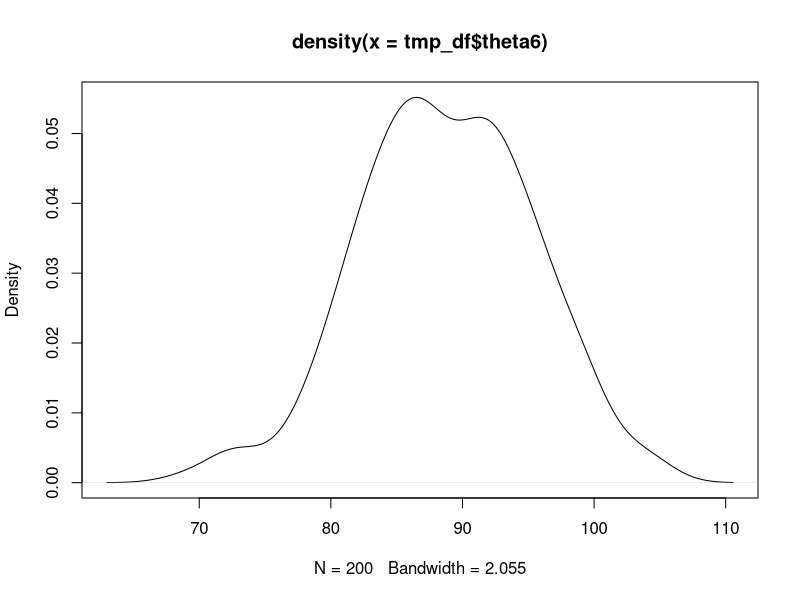
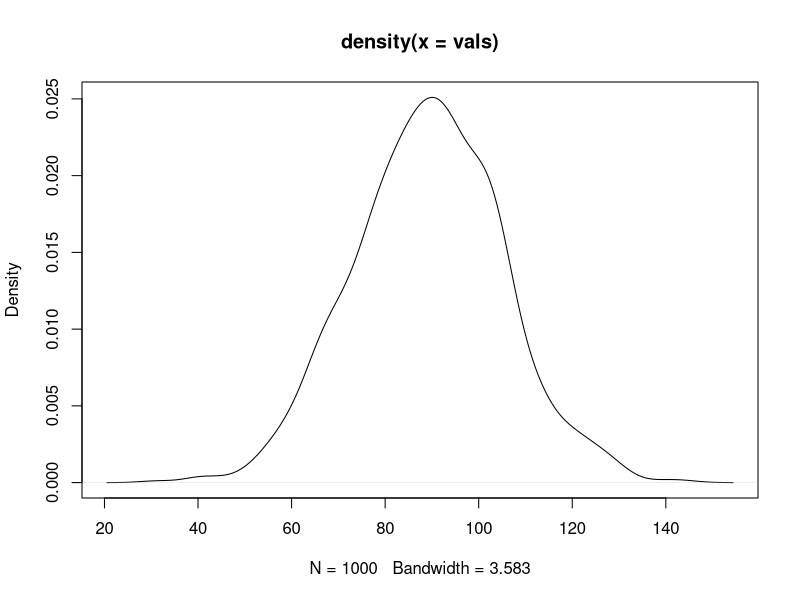
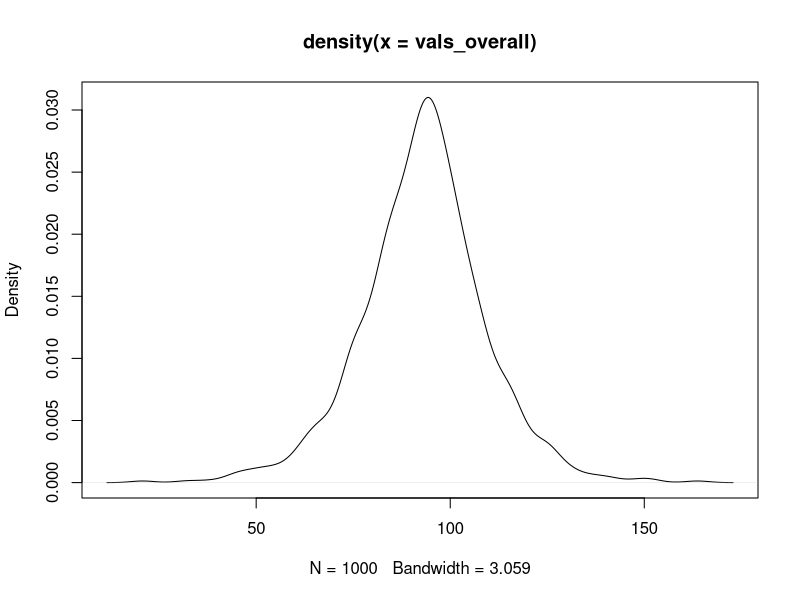

Here is the R script that generated these plots, in order:
## ---- chunk 1
knitr::opts_chunk$set(echo = TRUE)
## ---- chunk 2
ngroups <- 4
id <- rep(LETTERS[1:ngroups],c(4,6,6,8)) # gives vector of letters, based on # of letters in each group
y <- c(62,60,63,59,63,67,71,64,65,66,
     68,66,71,67,68,68,56,62,60,61,
     63,64,63,59)  

J <- length(unique(id)) # the number of groups
n <- length(y) # total number of observations across groups

set.seed(10)

# take 10 random samples from each of the ngroups
theta.f <- sapply(1:ngroups,function(x) sample(y[id==LETTERS[x]],1, replace=TRUE))
theta.f
# then get the average for each group
mu.f <- mean(theta.f)

# arriving at the posterior for tau hat -- EQN 11.17
tau.hat.2 <- function(theta) {
  mu <- mean(theta)
  tau.2 <- (1/(J-1) ) * sum((theta - mu)^2)
  return(tau.2)
} 

# getting tau from tau hat -- EQN 11.16
s.tau.post <- function(theta) {
  tau.2 <- tau.hat.2(theta) 
  tau.cond <- (J - 1) * (tau.2)/rchisq(1,J-1) # https://stackoverflow.com/questions/20480091/samples-from-scaled-inverse-chisquare-distribution
  return(tau.cond)
}

# getting an estimate for sigma hat^2 -- EQN 11.15
f.sigma.hat.2 <- function(theta) {
  sigma.hat.2 <- sapply(1:ngroups, function(x) (y[id==LETTERS[x]] - theta[x])^2)  
  sigma.hat.2 <- (1/n) * sum(unlist(sigma.hat.2))
  return(sigma.hat.2)
}

# getting posterior estimate for sigma^2 -- EQN 11.14
s.sigma.post <- function(theta) {
  sigma2.hat <- f.sigma.hat.2(theta) 
  sigma2.post <- (n) * (sigma2.hat)/rchisq(1,n)
  return(sigma2.post)
}

# getting estimate for mu hat -- EQN 11.13
mu.hat <- function(theta) {
  mean(theta)
} 

# getting estimate for mu -- EQN 11.12
s.mu <- function(theta,tau2) {
  mu.hat <- mu.hat(theta)
  rnorm(1,mu.hat,sqrt(tau2/J))
}

# EQN 11.10
theta.hat.j <- function(j,mu,sigma2,tau2) {
  y.bar.j <- mean(y[id==LETTERS[j]])
  n.j <- length(y[id==LETTERS[j]])
  ((1/tau2) * mu + (n.j/sigma2) * y.bar.j)/((1/tau2) + (n.j/sigma2))
} 

# EQN 11.11
V.theta.hat.j <- function(j,mu,sigma2,tau2) {
  n.j <- length(y[id==LETTERS[j]])
  1/((1/tau2) + (n.j/sigma2))
} 

# EQN 11.9
s.theta <- function(mu,sigma2,tau2) {
  theta <- NULL 
  for (j in 1:J) {
    t.hat <- theta.hat.j(j,mu,sigma2,tau2)   
    v.t.hat <- V.theta.hat.j(j,mu,sigma2,tau2)
    theta[j] <- rnorm(1,t.hat,sqrt(v.t.hat)) 
  }
  return(theta)
}

mcmc.gibbs <- function(chain) {
  res1 <- as.list(NULL) 
  sims <- 200
  param <- 7
  s.param <- matrix(NA, ncol = param, nrow = sims )
  colnames(s.param)<-  c("theta1", "theta2", "theta3", 
                         "theta4", "mu", "sigma2", "tau2")
  s.param[1,1:4]<- theta.f
  s.param[1,7]  <- s.tau.post(theta.f)
  s.param[1,6]  <- s.sigma.post(theta.f)
  s.param[1,5]  <- s.mu(theta.f,s.param[1,7])
   
  for (s in 2:sims) {
    s.param[s,1:4]<- s.theta(s.param[s-1,5],s.param[s-1,6],s.param[s-1,7])
    s.param[s,7]  <- s.tau.post(s.param[s,1:4])
    s.param[s,6]  <- s.sigma.post(s.param[s,1:4])
    s.param[s,5]  <- s.mu(s.param[s,1:4],s.param[s,7])
  }
  
  return(s.param)
}

s.param <- lapply(1, function(x) mcmc.gibbs(x))
s.param.1 <- s.param[[1]][1:200, ]

#Transform the variance in to sd.
s.param.1[,6:7] <- sqrt(s.param.1[,6:7] )

# apply quartiles over the columns
t(apply(s.param.1, 2, function(x) quantile(x, c(.025,.25,.5,.75,.975))))

## ---- chunk 3
ngroups <- 6
id <- rep(LETTERS[1:ngroups],c(5,5,5,5,5,5)) # gives vector of letters, based on # of letters in each group
y <- c(83, 92 ,92, 46, 67, 117, 109, 114, 104, 87, 101, 93, 92, 86, 67, 105, 119, 116, 102, 116, 79, 97, 103, 79, 92, 57, 92, 104, 77, 100)  

J <- length(unique(id)) # the number of groups
n <- length(y) # total number of observations across groups

set.seed(10)

# take 10 random samples from each of the ngroups
theta.f <- sapply(1:ngroups,function(x) sample(y[id==LETTERS[x]],1, replace=TRUE))
theta.f
# then get the average for each group
mu.f <- mean(theta.f)

# arriving at the posterior for tau hat -- EQN 11.17
tau.hat.2 <- function(theta) {
  mu <- mean(theta)
  tau.2 <- (1/(J-1) ) * sum((theta - mu)^2)
  return(tau.2)
} 

# getting tau from tau hat -- EQN 11.16
s.tau.post <- function(theta) {
  tau.2 <- tau.hat.2(theta) 
  tau.cond <- (J - 1) * (tau.2)/rchisq(1,J-1) # https://stackoverflow.com/questions/20480091/samples-from-scaled-inverse-chisquare-distribution
  return(tau.cond)
}

# getting an estimate for sigma hat^2 -- EQN 11.15
f.sigma.hat.2 <- function(theta) {
  sigma.hat.2 <- sapply(1:ngroups, function(x) (y[id==LETTERS[x]] - theta[x])^2)  
  sigma.hat.2 <- (1/n) * sum(unlist(sigma.hat.2))
  return(sigma.hat.2)
}

# getting posterior estimate for sigma^2 -- EQN 11.14
s.sigma.post <- function(theta) {
  sigma2.hat <- f.sigma.hat.2(theta) 
  sigma2.post <- (n) * (sigma2.hat)/rchisq(1,n)
  return(sigma2.post)
}

# getting estimate for mu hat -- EQN 11.13
mu.hat <- function(theta) {
  mean(theta)
} 

# getting estimate for mu -- EQN 11.12
s.mu <- function(theta,tau2) {
  mu.hat <- mu.hat(theta)
  rnorm(1,mu.hat,sqrt(tau2/J))
}

# EQN 11.10
theta.hat.j <- function(j,mu,sigma2,tau2) {
  y.bar.j <- mean(y[id==LETTERS[j]])
  n.j <- length(y[id==LETTERS[j]])
  ((1/tau2) * mu + (n.j/sigma2) * y.bar.j)/((1/tau2) + (n.j/sigma2))
} 

# EQN 11.11
V.theta.hat.j <- function(j,mu,sigma2,tau2) {
  n.j <- length(y[id==LETTERS[j]])
  1/((1/tau2) + (n.j/sigma2))
} 

# EQN 11.9
s.theta <- function(mu,sigma2,tau2) {
  theta <- NULL 
  for (j in 1:J) {
    t.hat <- theta.hat.j(j,mu,sigma2,tau2)   
    v.t.hat <- V.theta.hat.j(j,mu,sigma2,tau2)
    theta[j] <- rnorm(1,t.hat,sqrt(v.t.hat)) 
  }
  return(theta)
}

mcmc.gibbs <- function(chain) {
  res1 <- as.list(NULL) 
  sims <- 200
  param <- 9
  s.param <- matrix(NA, ncol = param, nrow = sims)
  colnames(s.param)<-  c("theta1", "theta2", "theta3", 
                         "theta4", "theta5", "theta6", "mu", "sigma2", "tau2")
  s.param[1,1:6]<- theta.f
  s.param[1,9]  <- s.tau.post(theta.f)
  s.param[1,8]  <- s.sigma.post(theta.f)
  s.param[1,7]  <- s.mu(theta.f,s.param[1,9])
   
  for (s in 2:sims) {
    s.param[s,1:6]<- s.theta(s.param[s-1,7],s.param[s-1,8],s.param[s-1,9])
    s.param[s,9]  <- s.tau.post(s.param[s,1:6])
    s.param[s,8]  <- s.sigma.post(s.param[s,1:6])
    s.param[s,7]  <- s.mu(s.param[s,1:6],s.param[s,9])
  }
  
  return(s.param)
}

s.param <- lapply(1, function(x) mcmc.gibbs(x))
s.param.1 <- s.param[[1]][1:200, ]

#Transform the variance in to sd.
s.param.1[,8:9] <- sqrt(s.param.1[,8:9] )

# apply quartiles over the columns
t(apply(s.param.1, 2, function(x) quantile(x, c(.025,.25,.5,.75,.975))))

tmp_df <- as.data.frame(s.param.1)
plot(density(tmp_df$theta6)) # posterior distribution for mean of 6th machine

mn <- sample(tmp_df$theta6,1000, replace=TRUE)
vr <- sample(tmp_df$sigma2,1000, replace=TRUE)

smps_df <- cbind(mn, vr)

## getting the posterior predictive distribution
vals <- rep(0, 1000)
for (num in 1:nrow(smps_df)) {
  vals[num] <- rnorm(1, smps_df[num, 1], smps_df[num,2])
}
plot(density(vals))

## getting what the seventh machine would be
mn_overall <- sample(tmp_df$mu,1000, replace=TRUE)
vr_overall <- sample(tmp_df$tau2,1000, replace=TRUE)

overall_df <- cbind(mn_overall, vr_overall)

vals_overall <- rep(0, 1000)
for (num in 1:nrow(overall_df)) {
  vals_overall[num] <- rnorm(1, overall_df[num, 1], overall_df[num,2])
}
plot(density(vals_overall))


